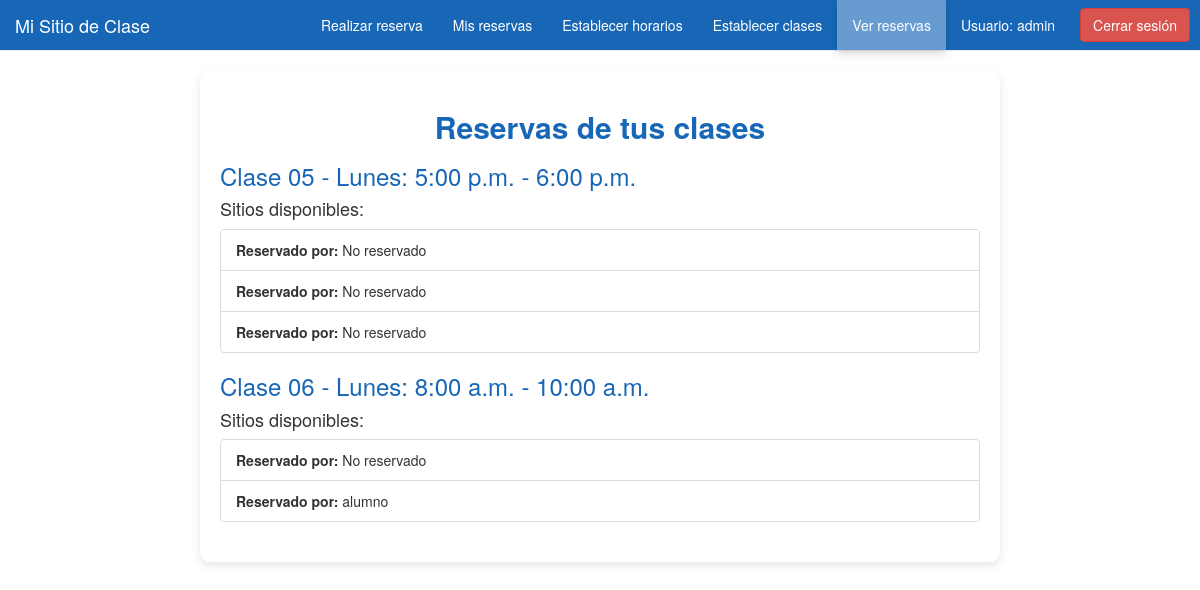
The app's page /catalog/profesor/reservas/ (signed in) with its own data.
### catalog/models.py (models this page shows, shortened)
class Clase(models.Model):
    nombre = models.CharField(max_length=200)
    profesor = models.ForeignKey(User, on_delete=models.SET_NULL, null=True, blank=True)
    horario = models.ManyToManyField(Horario)
    class Meta:
        permissions = [
            ("puede_gestionar_clases", "Puede gestionar las clases"),
            ("puede_ver_reservas_profesor", "Puede ver las reservas de los alumnos en las clases del profesor"),
            ("puede_realizar_reservas", "Puede realizar reservas"),
            ("puede_ver_reservas_alumno", "Puede ver sus reservas que ha hecho"),
        ]

class Horario(models.Model):
    dia = models.CharField(max_length=10, choices=[
        ('Lunes', 'Lunes'), ('Martes', 'Martes'), ('Miércoles', 'Miércoles'),
        ('Jueves', 'Jueves'), ('Viernes', 'Viernes')], null=True, blank=True)
    hora_inicio = models.TimeField()
    hora_fin = models.TimeField()
    profesor = models.ForeignKey(User, on_delete=models.CASCADE, related_name='horarios', null=True, blank=True)

class ClaseInstancia(models.Model):
    id = models.UUIDField(primary_key=True, default=uuid.uuid4, help_text="ID único para este hueco de la clase")
    clase = models.ForeignKey('Clase', on_delete=models.SET_NULL, null=True)
    horario = models.ForeignKey('Horario', on_delete=models.SET_NULL, null=True, help_text="Horario asignado para esta instancia de la clase")
    alumno = models.ForeignKey(User, on_delete=models.SET_NULL, null=True, blank=True, related_name='reservas')
    CLASE_STATUS = (
        ('d', 'Disponible'),
        ('r', 'Reservada'),
    )
    status = models.CharField(
        max_length=1,
        choices=CLASE_STATUS,
        blank=True,
        default='d',  # Por defecto, un hueco está disponible
        help_text='Estado del hueco de la clase'
    )

### catalog/views.py (the view)
# urls.py: path('profesor/reservas/', views.ver_reservas_profesor, name='ver_reservas_profesor'),
@login_required
@permission_required('catalog.puede_ver_reservas_profesor')
def ver_reservas_profesor(request):
    clases = Clase.objects.filter(profesor=request.user)  # Clases impartidas por el profesor logueado
    instancias = ClaseInstancia.objects.filter(clase__profesor=request.user).select_related('alumno', 'horario')
    return render(request, 'catalog/ver_reservas_profesor.html', {
        'clases': clases,
        'instancias': instancias
    })

### catalog/templates/catalog/ver_reservas_profesor.html
{% extends "base_generic.html" %}
{% block content %}
  <div class="container" style="max-width: 800px; margin: 0 auto; padding: 20px; background-color: white; border-radius: 10px; box-shadow: 0 4px 8px rgba(0,0,0,0.1);">
    <h2 class="text-center" style="color: #1867B7; font-weight: bold; margin-bottom: 20px;">Reservas de tus clases</h2>
    {% if clases.exists %}
      {% for clase in clases %}
        {% for horario in clase.horario.all %}
          <h3 style="color: #1867B7;">{{ clase.nombre }} - {{ horario.dia }}: {{ horario.hora_inicio|date:"g:i a" }} - {{ horario.hora_fin|date:"g:i a" }}</h3>
          <h4>Sitios disponibles:</h4>
          <ul class="list-group">
            {% for instancia in instancias %}
              {% if instancia.clase == clase and instancia.horario == horario %}
                <li class="list-group-item">
                  <strong>Reservado por:</strong>
                  {% if instancia.alumno %}
                    {{ instancia.alumno.username }}
                  {% else %}
                    No reservado
                  {% endif %}
                </li>
              {% endif %}
            {% endfor %}
          </ul>
        {% endfor %}
      {% endfor %}
    {% else %}
      <p class="text-center">No tienes clases establecidas.</p>
    {% endif %}
  </div>
{% endblock %}

### catalog/templates/base_generic.html (shortened to what this page needs)
<!DOCTYPE html>
<html lang="es">
<head>
  <link rel="stylesheet" href="https://maxcdn.bootstrapcdn.com/bootstrap/3.3.7/css/bootstrap.min.css">
</head>
<body>
  <nav class="navbar navbar-default navbar-fixed-top" style="background-color: #1867B7; color: white;">
    <div class="container-fluid">
      <div class="navbar-header">
        <a class="navbar-brand" href="{% url 'inicio' %}" style="color: white;">Mi Sitio de Clase</a>
      </div>
      <ul class="nav navbar-nav navbar-right">
        {% if perms.catalog.puede_realizar_reservas %}
          <li class="navbar-item {% if request.resolver_match.url_name == 'clase_list' %}active{% endif %}">
            <a href="{% url 'clase_list' %}" style="color: white;">Realizar reserva</a>
          </li>
        {% endif %}
        {% if perms.catalog.puede_ver_reservas_alumno %}
          <li class="navbar-item {% if request.resolver_match.url_name == 'mis_reservas' %}active{% endif %}">
            <a href="{% url 'mis_reservas' %}" style="color: white;">Mis reservas</a>
          </li>
        {% endif %}
        {% if perms.catalog.puede_gestionar_clases %}
          <li class="navbar-item {% if request.resolver_match.url_name == 'gestionar_horarios' %}active{% endif %}">
            <a href="{% url 'gestionar_horarios' %}" style="color: white;">Establecer horarios</a>
          </li>
          <li class="navbar-item {% if request.resolver_match.url_name == 'gestionar_clases' %}active{% endif %}">
            <a href="{% url 'gestionar_clases' %}" style="color: white;">Establecer clases</a>
          </li>
        {% endif %}
        {% if perms.catalog.puede_ver_reservas_profesor %}
          <li class="navbar-item {% if request.resolver_match.url_name == 'ver_reservas_profesor' %}active{% endif %}">
            <a href="{% url 'ver_reservas_profesor' %}" style="color: white;">Ver reservas</a>
          </li>
        {% endif %}
        {% if user.is_authenticated %}
          <li class="navbar-item {% if request.resolver_match.url_name == 'perfil_usuario' %}active{% endif %}">
            <a href="{% url 'perfil_usuario' %}" style="color: white;">Usuario: {{ user.get_username }}</a>
          </li>
          <li>
            <form method="post" action="{% url 'logout' %}" style="display:inline;">
              <button type="submit" class="btn btn-danger navbar-btn" style="margin-right: 10px; margin-left: 10px;">Cerrar sesión</button>
            </form>
          </li>
        {% endif %}
      </ul>
    </div>
  </nav>
  <div class="container" style="padding-top: 70px;">
    {% block content %}{% endblock %}
  </div>
</body>
</html>

### catalog/templates/base_generic.html (style rules this page uses)
.navbar-item { transition: background-color 0.3s ease-in-out, box-shadow 0.3s ease-in-out; }
.active > a { background-color: rgba(255, 255, 255, 0.35) !important; box-shadow: 0px 4px 8px rgba(0, 0, 0, 0.15); }

### records on screen
Clase: nombre "Clase 05"
Horario: dia "Lunes", hora_inicio "5:00 p.m.", hora_fin "6:00 p.m."
ClaseInstancia: shows "Reservado por:", shows "No reservado"
ClaseInstancia: shows "Reservado por:", shows "No reservado"
ClaseInstancia: shows "Reservado por:", shows "No reservado"
Clase: nombre "Clase 06"
Horario: dia "Lunes", hora_inicio "8:00 a.m.", hora_fin "10:00 a.m."
ClaseInstancia: shows "Reservado por:", shows "No reservado"
ClaseInstancia: alumno.username "alumno"

### other values on screen
{{ user.get_username }} "admin"
